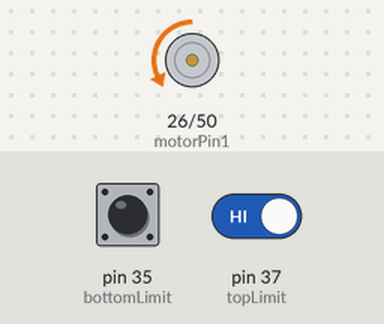
A sketch run on a simulated Arduino Mega 2560, built with avr-gcc and run on an emulated ATmega2560. Shown: motor-driver pin pairs drawn as motors (green arrow = first pin HIGH = forward, orange = second pin HIGH = backward, longer = more drive, scaled by the enable pin). The inputs (shaded band) are chosen by the test bench; at power-on: pin 35 (bottomLimit) LOW, pin 37 (topLimit) HIGH.

Above: at 10.8 s.
10.9 s: pin 35 (bottomLimit) pulled HIGH for 0.25 s
At 11.5 s:
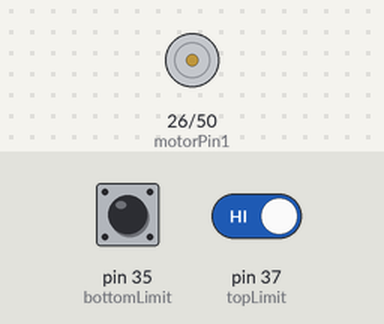
Timing chart, 0 to 32.4 s (numbered marks = the images above; inputs shaded):
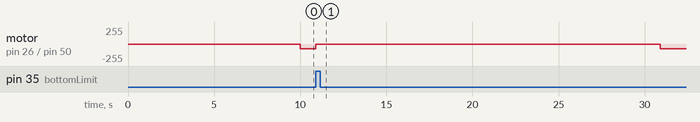

Measured:
- after the input at 10.9 s, motor on pin 26 (motorPin1) / pin 50 (motorPin2): backward 70/255 → stopped at once, → backward 70/255 20.0 s later

The sketch:

AlanRackandPinionCode.ino
```cpp
const int topLimit = 37; //sets top limit switch pin
const int bottomLimit = 35; //sets bottom limit switch pin
const int motorPin1 = 26; //pin for the rack and pinion motor (Goes from arduino pin 4 to IN2) (Motor power to OUT1 and GND to OUT2 on HBRIDGE)
const int motorPin2 = 50; //pin for the rack and pinion motor (Goes from arduino pin 5 to IN1)
const int ENA = 12;
const int ENAVoltage = 70; //voltage for the limit switch motor set from 0-255

const int waterAbsorbTime = 10000; //time in ms that water is absorbed

void setup() {
  pinMode(ENA,OUTPUT);
  pinMode(motorPin1,OUTPUT);
  pinMode(motorPin2,OUTPUT);
Serial.begin(9600); //this initializes the Serial Monitor so that I can see things on my computer screen
  //delay(5000);

}


const int rpMotorSpeed = 255; //the speed of the rack and pinion motor from 0-255
bool rackMoving = false; //when true, rack will begin moving and will turn off once moved back to the original position

void runMission() {
      rackMoving = true;

if (rackMoving = true) {

  while (digitalRead(topLimit) != HIGH) {   // moves rack and pinion down while limit switch isnt pressed
    analogWrite(ENA, ENAVoltage);
    digitalWrite(motorPin1, HIGH);
    digitalWrite(motorPin2, LOW);
  }

  digitalWrite(motorPin1, LOW); //brakes motors
  digitalWrite(motorPin2, LOW);
  delay(waterAbsorbTime); //time for the diaper to stop and absorb water

  while (digitalRead(bottomLimit) != HIGH) {   //moves rack and pinion up while bottom limit switch isnt pressed
    analogWrite(ENA, ENAVoltage);
    digitalWrite(motorPin1, LOW);
    digitalWrite(motorPin2, HIGH);
  }

    digitalWrite(motorPin1, LOW); //brakes motors
    digitalWrite(motorPin2, LOW);
    rackMoving = false;
}

}

 void moveRack(String rackDirection) {

  if(rackDirection == "Down") { while (digitalRead(topLimit) != HIGH) {
    analogWrite(ENA, ENAVoltage);
    digitalWrite(motorPin1, HIGH);
    digitalWrite(motorPin2, LOW);
  }

  digitalWrite(motorPin1, LOW);
  digitalWrite(motorPin2, LOW);

  }

  if (rackDirection == "Up") {while (digitalRead(bottomLimit) != HIGH) {
    analogWrite(ENA, ENAVoltage);
    digitalWrite(motorPin1, LOW);
    digitalWrite(motorPin2, HIGH);
  }

  digitalWrite(motorPin1, LOW);
  digitalWrite(motorPin2, LOW);
  }

}


void loop() {
  /*Serial.print("Top Limit: ");
  Serial.print(digitalRead(topLimit));
  Serial.print(" | ");
  Serial.print("Bottom Limit: ");
  Serial.print(digitalRead(bottomLimit));
  Serial.println();
  moveRack("Up"); */
  runMission();
  delay(10000);
}
```
